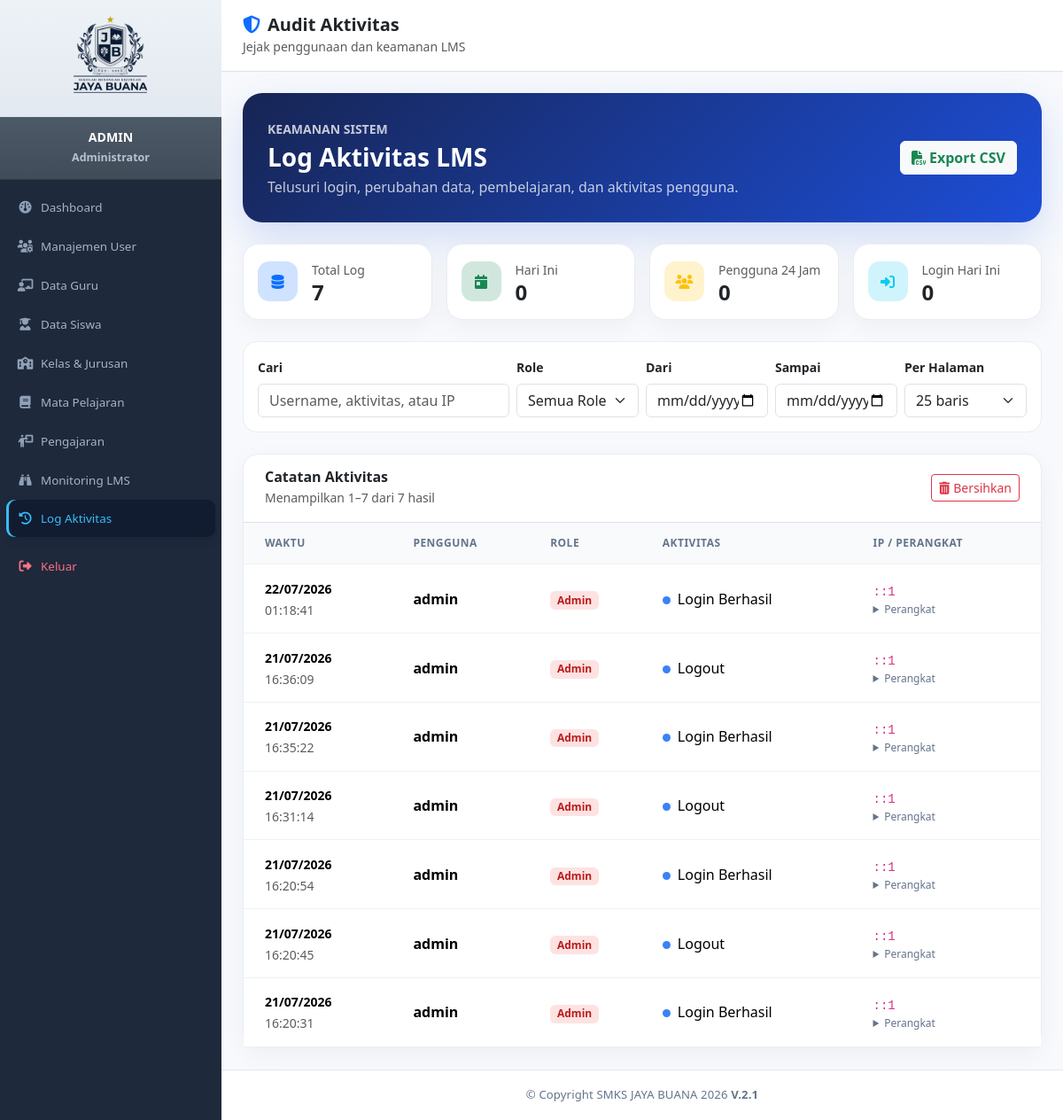
Page /admin/log_aktivitas.php (signed in) on the committed database.
### tables this page shows
CREATE TABLE `log_aktivitas` (
  `id` int(10) UNSIGNED NOT NULL,
  `user_id` int(10) UNSIGNED DEFAULT NULL,
  `aktivitas` varchar(255) NOT NULL,
  `ip_address` varchar(45) DEFAULT NULL,
  `user_agent` text DEFAULT NULL,
  `created_at` timestamp NULL DEFAULT current_timestamp()
);

CREATE TABLE `users` (
  `id` int(10) UNSIGNED NOT NULL,
  `username` varchar(50) NOT NULL,
  `password` varchar(255) NOT NULL,
  `email` varchar(100) DEFAULT NULL,
  `role_id` tinyint(3) UNSIGNED NOT NULL,
  `is_active` tinyint(1) NOT NULL DEFAULT 1,
  `created_at` timestamp NULL DEFAULT current_timestamp(),
  `updated_at` timestamp NULL DEFAULT current_timestamp() ON UPDATE current_timestamp()
);

CREATE TABLE `roles` (
  `id` tinyint(3) UNSIGNED NOT NULL,
  `nama_role` varchar(50) NOT NULL
);

### config/helper.php (called while the page is built, shortened)
<?php
function sanitize($data) {
    return htmlspecialchars(trim($data), ENT_QUOTES, 'UTF-8');
}

### admin/log_aktivitas.php (the view, shortened to what this page needs)
<?php
require_once __DIR__ . '/../config/helper.php';
$db = Database::getInstance();
$q = trim($_GET['q'] ?? '');
$filter_role_id = (int)($_GET['role_id'] ?? 0);
$tanggal_mulai = trim($_GET['tanggal_mulai'] ?? '');
$tanggal_akhir = trim($_GET['tanggal_akhir'] ?? '');
$per_page_options = [25, 50, 100];
$per_page = (int)($_GET['per_page'] ?? 25);
$page = max(1, (int)($_GET['page'] ?? 1));
$where = [];
$params = [];
$where_sql = $where ? ' WHERE ' . implode(' AND ', $where) : '';
$base_from = ' FROM log_aktivitas l LEFT JOIN users u ON u.id=l.user_id LEFT JOIN roles r ON r.id=u.role_id ';
$stmt_count = $db->prepare('SELECT COUNT(*)' . $base_from . $where_sql);
$stmt_count->execute($params);
$total_filtered = (int)$stmt_count->fetchColumn();
$total_pages = max(1, (int)ceil($total_filtered / $per_page));
$page = min($page, $total_pages);
$offset = ($page - 1) * $per_page;
$stmt_log = $db->prepare('SELECT l.*,u.username,r.nama_role' . $base_from . $where_sql . ' ORDER BY l.created_at DESC,l.id DESC LIMIT ? OFFSET ?');
$index = 1;
$stmt_log->bindValue($index++, $per_page, PDO::PARAM_INT);
$stmt_log->bindValue($index, $offset, PDO::PARAM_INT);
$stmt_log->execute();
$daftar_log = $stmt_log->fetchAll();
$total_log = (int)$db->query('SELECT COUNT(*) FROM log_aktivitas')->fetchColumn();
$log_hari_ini = (int)$db->query('SELECT COUNT(*) FROM log_aktivitas WHERE DATE(created_at)=CURDATE()')->fetchColumn();
$pengguna_aktif = (int)$db->query('SELECT COUNT(DISTINCT user_id) FROM log_aktivitas WHERE created_at >= NOW()-INTERVAL 24 HOUR')->fetchColumn();
$login_hari_ini = (int)$db->query("SELECT COUNT(*) FROM log_aktivitas WHERE aktivitas='Login Berhasil' AND DATE(created_at)=CURDATE()")->fetchColumn();
$query_state = ['q'=>$q,'role_id'=>$filter_role_id,'tanggal_mulai'=>$tanggal_mulai,'tanggal_akhir'=>$tanggal_akhir,'per_page'=>$per_page];
?>
<?php require_once __DIR__ . '/../includes/header.php'; ?>
<?php require_once __DIR__ . '/../includes/sidebar.php'; ?>
<div id="page-content-wrapper" class="log-page">
    <nav class="navbar navbar-light bg-white border-bottom px-4 py-3"><div><h5 class="fw-bold mb-0"><i class="fa-solid fa-shield-halved text-primary me-2"></i>Audit Aktivitas</h5><small class="text-muted">Jejak penggunaan dan keamanan LMS</small></div></nav>
    <div class="container-fluid p-4 log-content">
        <section class="log-hero mb-4"><div class="d-flex flex-wrap justify-content-between align-items-center gap-3"><div><small class="text-uppercase fw-semibold opacity-75">Keamanan Sistem</small><h3 class="fw-bold mb-1 mt-1">Log Aktivitas LMS</h3><p class="mb-0 opacity-75">Telusuri login, perubahan data, pembelajaran, dan aktivitas pengguna.</p></div><a href="?<?= http_build_query(array_merge($query_state,['export'=>'csv'])) ?>" class="btn btn-light text-success fw-semibold"><i class="fa-solid fa-file-csv me-1"></i>Export CSV</a></div></section>
        <div class="row g-3 mb-4">
            <?php foreach ([['Total Log',$total_log,'fa-database','primary'],['Hari Ini',$log_hari_ini,'fa-calendar-day','success'],['Pengguna 24 Jam',$pengguna_aktif,'fa-users','warning'],['Login Hari Ini',$login_hari_ini,'fa-right-to-bracket','info']] as [$label,$value,$icon,$color]): ?><div class="col-6 col-lg-3"><div class="card stat-card p-3 h-100"><div class="d-flex align-items-center gap-3"><span class="stat-icon bg-<?= $color ?>-subtle text-<?= $color ?>"><i class="fa-solid <?= $icon ?>"></i></span><div><small class="text-muted"><?= $label ?></small><h4 class="fw-bold mb-0"><?= number_format($value,0,',','.') ?></h4></div></div></div></div><?php endforeach; ?>
        </div>
        <form method="get" id="filterLog" class="filter-box mb-4"><div class="row g-2 align-items-end">
            <div class="col-lg-4"><label class="form-label small fw-semibold">Cari</label><input type="search" name="q" id="searchLog" value="<?= sanitize($q) ?>" class="form-control" placeholder="Username, aktivitas, atau IP" autocomplete="off"></div>
            <div class="col-6 col-lg-2"><label class="form-label small fw-semibold">Role</label><select name="role_id" id="roleLog" class="form-select"><option value="0">Semua Role</option></select></div>
            <div class="col-6 col-lg-2"><label class="form-label small fw-semibold">Dari</label><input type="date" name="tanggal_mulai" value="<?= sanitize($tanggal_mulai) ?>" class="form-control auto-log-filter"></div>
            <div class="col-6 col-lg-2"><label class="form-label small fw-semibold">Sampai</label><input type="date" name="tanggal_akhir" value="<?= sanitize($tanggal_akhir) ?>" class="form-control auto-log-filter"></div>
            <div class="col-6 col-lg-2"><label class="form-label small fw-semibold">Per Halaman</label><select name="per_page" class="form-select" onchange="this.form.submit()"><?php foreach($per_page_options as $option): ?><option value="<?= $option ?>" <?= $per_page===$option?'selected':'' ?>><?= $option ?> baris</option><?php endforeach; ?></select></div>
        </div></form>
        <div class="card log-card">
            <div class="d-flex flex-wrap justify-content-between align-items-center gap-2 px-4 py-3 border-bottom"><div><h6 class="fw-bold mb-0">Catatan Aktivitas</h6><small class="text-muted">Menampilkan <?= $total_filtered?$offset+1:0 ?>–<?= min($offset+$per_page,$total_filtered) ?> dari <?= number_format($total_filtered,0,',','.') ?> hasil</small></div><div class="d-flex gap-2"><?php if($q!==''||$filter_role_id||$tanggal_mulai||$tanggal_akhir): ?><a href="log_aktivitas.php" class="btn btn-sm btn-light">Reset Filter</a><?php endif; ?><button class="btn btn-sm btn-outline-danger" data-bs-toggle="modal" data-bs-target="#modalClearLog"><i class="fa-solid fa-trash-can me-1"></i>Bersihkan</button></div></div>
            <div class="table-responsive"><table class="table log-table table-hover align-middle mb-0"><thead><tr><th class="ps-4">Waktu</th><th>Pengguna</th><th>Role</th><th>Aktivitas</th><th>IP / Perangkat</th></tr></thead><tbody>
            <?php foreach($daftar_log as $log): $role_class='role-'.strtolower($log['nama_role']??''); ?><tr><td class="ps-4"><small class="fw-semibold"><?= date('d/m/Y',strtotime($log['created_at'])) ?></small><br><small class="text-muted"><?= date('H:i:s',strtotime($log['created_at'])) ?></small></td><td><strong><?= sanitize($log['username']?:'Sistem') ?></strong></td><td><span class="badge <?= $role_class ?>"><?= sanitize($log['nama_role']?:'Sistem') ?></span></td><td><span class="activity-dot me-2"></span><?= sanitize($log['aktivitas']) ?></td><td><code><?= sanitize($log['ip_address']?:'-') ?></code><details class="device-details"><summary>Perangkat</summary><div><?= sanitize($log['user_agent']?:'Tidak diketahui') ?></div></details></td></tr><?php endforeach; ?>
            </tbody></table></div>
        </div>
    </div>
</div>
<?php require_once __DIR__ . '/../includes/footer.php'; ?>

### includes/header.php (shortened to what this page needs)
<?php
require_once __DIR__ . '/../config/helper.php';
?>
<!DOCTYPE html>
<html lang="id">
<head>
    <link href="https://cdn.jsdelivr.net/npm/bootstrap@5.3.2/dist/css/bootstrap.min.css" rel="stylesheet">
    <link href="https://cdnjs.cloudflare.com/ajax/libs/font-awesome/6.4.0/css/all.min.css" rel="stylesheet">
    <link href="https://cdn.datatables.net/1.13.7/css/dataTables.bootstrap5.min.css" rel="stylesheet">
    <link href="https://cdn.jsdelivr.net/npm/sweetalert2@11/dist/sweetalert2.min.css" rel="stylesheet">
</head>
<body>
<div id="wrapper">

### includes/sidebar.php (shortened to what this page needs)
<?php
$current_page = basename($_SERVER['PHP_SELF']);
$role_id = (int)($_SESSION['role_id'] ?? 0);
$sidebar_profile_name = $_SESSION['username'] ?? 'Pengguna';
$sidebar_profile_role = [1 => 'Administrator', 2 => 'Guru', 3 => 'Siswa'][$role_id] ?? 'Pengguna';
?>
<div id="sidebar-wrapper">
    <div class="sidebar-profile">
        <div class="sidebar-profile-logo">
            <img src="../assets/img/jb.png" alt="Logo SMKS Jaya Buana">
        </div>
        <div class="sidebar-profile-info">
            <span class="sidebar-profile-name"><?= sanitize($sidebar_profile_name) ?></span>
            <span class="sidebar-profile-role"><?= sanitize($sidebar_profile_role) ?></span>
        </div>
    </div>
    <div class="list-group list-group-flush mt-3">
        <?php if ($role_id === 1): ?>
        <a href="index.php" class="list-group-item list-group-item-action <?= ($current_page == 'index.php') ? 'active' : '' ?>">
            <i class="fa-solid fa-gauge me-2"></i> Dashboard
        </a>
        <a href="users.php" class="list-group-item list-group-item-action <?= ($current_page == 'users.php') ? 'active' : '' ?>">
            <i class="fa-solid fa-users-gear me-2"></i> Manajemen User
        </a>
        <a href="guru.php" class="list-group-item list-group-item-action <?= ($current_page == 'guru.php') ? 'active' : '' ?>">
            <i class="fa-solid fa-chalkboard-user me-2"></i> Data Guru
        </a>
        <a href="siswa.php" class="list-group-item list-group-item-action <?= ($current_page == 'siswa.php') ? 'active' : '' ?>">
            <i class="fa-solid fa-user-graduate me-2"></i> Data Siswa
        </a>
        <a href="kelas.php" class="list-group-item list-group-item-action <?= ($current_page == 'kelas.php') ? 'active' : '' ?>">
            <i class="fa-solid fa-school me-2"></i> Kelas & Jurusan
        </a>
        <a href="mapel.php" class="list-group-item list-group-item-action <?= ($current_page == 'mapel.php') ? 'active' : '' ?>">
            <i class="fa-solid fa-book me-2"></i> Mata Pelajaran
        </a>
        <a href="pengajaran.php" class="list-group-item list-group-item-action <?= ($current_page == 'pengajaran.php') ? 'active' : '' ?>">
            <i class="fa-solid fa-person-chalkboard me-2"></i> Pengajaran
        </a>
        <a href="monitoring.php" class="list-group-item list-group-item-action <?= ($current_page == 'monitoring.php') ? 'active' : '' ?>">
            <i class="fa-solid fa-binoculars me-2"></i> Monitoring LMS
        </a>
        <a href="log_aktivitas.php" class="list-group-item list-group-item-action <?= ($current_page == 'log_aktivitas.php') ? 'active' : '' ?>">
            <i class="fa-solid fa-clock-rotate-left me-2"></i> Log Aktivitas
        </a>
        <?php endif; ?>
        <a href="../logout.php" class="list-group-item list-group-item-action text-danger mt-4">
            <i class="fa-solid fa-right-from-bracket me-2"></i> Keluar
        </a>
    </div>
</div>

### includes/footer.php (shortened to what this page needs)
</div>
</body>
</html>

### includes/header.php (style rules this page uses)
:root { --sidebar-width: 250px; }
body { background-color: #f4f6f9; font-family: 'Segoe UI', Tahoma, Geneva, Verdana, sans-serif; }
#wrapper { display: flex; width: 100%; height: 100vh; overflow-x: hidden; }
#sidebar-wrapper { width: var(--sidebar-width); background: #1e293b; color: #fff; flex-shrink: 0; transition: all 0.3s; }
#sidebar-wrapper .list-group-item { background: transparent; color: #94a3b8; border: none; padding: 0.8rem 1.5rem; font-weight: 500; }
#sidebar-wrapper .list-group-item:hover, #sidebar-wrapper .list-group-item.active { background: #0f172a; color: #38bdf8; border-left: 4px solid #38bdf8; }
#page-content-wrapper { flex-grow: 1; overflow-y: auto; }

### includes/sidebar.php (style rules this page uses)
.sidebar-profile { border-bottom: 1px solid rgba(255,255,255,.08); text-align: center; }
.sidebar-profile-logo { height: 132px; padding: 12px 20px 16px; display: grid; place-items: center; background: linear-gradient(180deg, #edf2f7 0%, #e3e9f0 100%); overflow: hidden; }
.sidebar-profile-logo img { display: block; width: 96px; height: 96px; max-width: 100%; max-height: 100%; object-fit: contain; mix-blend-mode: multiply; }
.sidebar-profile-info { padding: 13px 12px 14px; border-top: 1px solid rgba(255,255,255,.12); background: linear-gradient(180deg, #4c5967 0%, #414c59 100%); }
.sidebar-profile-name { display: block; color: #fff; font-size: .88rem; font-weight: 750; line-height: 1.3; text-transform: uppercase; overflow-wrap: anywhere; }
.sidebar-profile-role { display: block; margin-top: 5px; color: #b8c1cc; font-size: .78rem; font-weight: 650; }
#sidebar-wrapper .list-group { padding: 3px 7px 12px; margin-top: 7px !important; gap: 2px; }
#sidebar-wrapper .list-group-item { min-height: 42px; padding: 9px 11px; border: 0 !important; border-radius: 9px; color: #a7b3c5; font-size: .84rem; line-height: 1.25; display: flex; align-items: center; transition: color .18s ease, background .18s ease, transform .18s ease; }
#sidebar-wrapper .list-group-item i { width: 21px; margin-right: 7px !important; color: #8fa0b7; font-size: .88rem; text-align: center; transition: color .18s ease; }
#sidebar-wrapper .list-group-item.active { color: #38bdf8; background: #111c30; box-shadow: inset 3px 0 0 #38bdf8, 0 4px 12px rgba(2,8,23,.12); }
#sidebar-wrapper .list-group-item.active i { color: #38bdf8; }
#sidebar-wrapper .list-group-item.text-danger { margin-top: 10px !important; color: #fb7185 !important; }
#sidebar-wrapper .list-group-item.text-danger i { color: #fb7185; }

### admin/log_aktivitas.php (style rules this page uses)
.log-page { background:#f7f9fc;min-height:100vh }
.log-hero { background:linear-gradient(135deg,#172554,#1d4ed8);color:#fff;border-radius:22px;padding:28px;box-shadow:0 18px 44px rgba(29,78,216,.17) }
.log-card,.stat-card { border:1px solid #e8edf5!important;border-radius:18px!important;box-shadow:0 8px 28px rgba(15,23,42,.045)!important }
.stat-icon { width:45px;height:45px;display:grid;place-items:center;border-radius:13px }
.filter-box { background:#fff;border:1px solid #e8edf5;border-radius:16px;padding:16px }
.log-table thead th { background:#f8fafc;color:#64748b;font-size:.75rem;text-transform:uppercase;letter-spacing:.04em;white-space:nowrap }
.log-table>:not(caption)>*>* { padding:.9rem .75rem;border-bottom-color:#edf1f6 }
.activity-dot { width:9px;height:9px;border-radius:50%;background:#3b82f6;display:inline-block }
.device-details summary { cursor:pointer;color:#64748b;font-size:.75rem }
.role-admin { background:#fee2e2;color:#b91c1c }

### includes/footer.php (style rules this page uses)
#page-content-wrapper { display: flex; flex-direction: column; }

### rows in the picture
log_aktivitas: created_at "22/07/2026", created_at "01:18:41", user.username "admin", roles.nama_role "Admin", aktivitas "Login Berhasil", ip_address "::1"
log_aktivitas: created_at "21/07/2026", created_at "16:36:09", user.username "admin", roles.nama_role "Admin", aktivitas "Logout", ip_address "::1"
log_aktivitas: created_at "21/07/2026", created_at "16:35:22", user.username "admin", roles.nama_role "Admin", aktivitas "Login Berhasil", ip_address "::1"
log_aktivitas: created_at "21/07/2026", created_at "16:31:14", user.username "admin", roles.nama_role "Admin", aktivitas "Logout", ip_address "::1"
log_aktivitas: created_at "21/07/2026", created_at "16:20:54", user.username "admin", roles.nama_role "Admin", aktivitas "Login Berhasil", ip_address "::1"
log_aktivitas: created_at "21/07/2026", created_at "16:20:45", user.username "admin", roles.nama_role "Admin", aktivitas "Logout", ip_address "::1"
log_aktivitas: created_at "21/07/2026", created_at "16:20:31", user.username "admin", roles.nama_role "Admin", aktivitas "Login Berhasil", ip_address "::1"

### other values in the picture
$sidebar_profile_name "ADMIN"
$sidebar_profile_role "Administrator"
$label "Total Log"
$value "7"
$label "Hari Ini"
$value "0"
$label "Pengguna 24 Jam"
$label "Login Hari Ini"
$offset+1 "1"
min($offset+$per_page,$total_filtered) "7"
$total_filtered "7"
form field per_page "25 baris"
